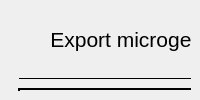
                     <widget class="QWidget" name="generator_page">
                      <layout class="QGridLayout" name="gridLayout_364">
                       <property name="leftMargin">
                        <number>9</number>
                       </property>
                       <property name="topMargin">
                        <number>9</number>
                       </property>
                       <property name="rightMargin">
                        <number>9</number>
                       </property>
                       <property name="bottomMargin">
                        <number>9</number>
                       </property>
                       <item row="0" column="0">
                        <widget class="Generator" name="generator" native="true">
                         <widget class="QWidget" name="gridLayoutWidget">
                          <property name="geometry">
                           <rect>
                            <x>0</x>
                            <y>70</y>
                            <width>421</width>
                            <height>461</height>
                           </rect>
                          </property>
                          <layout class="QGridLayout" name="gridLayout_5">
                           <property name="leftMargin">
                            <number>9</number>
                           </property>
                           <property name="topMargin">
                            <number>9</number>
                           </property>
                           <property name="rightMargin">
                            <number>9</number>
                           </property>
                           <property name="bottomMargin">
                            <number>9</number>
                           </property>
                           <item row="0" column="0">
                            <widget class="QFrame" name="frame_img">
                             <property name="frameShape">
                              <enum>QFrame::WinPanel</enum>
                             </property>
                             <property name="lineWidth">
                              <number>2</number>
                             </property>
                             <layout class="QGridLayout" name="gridLayout_6"/>
                            </widget>
                           </item>
                           <item row="1" column="0">
                            <widget class="QPushButton" name="btn_import">
                             <property name="styleSheet">
                              <string notr="true"/>
                             </property>
                             <property name="text">
                              <string>Import a JPG ...</string>
                             </property>
                            </widget>
                           </item>
                          </layout>
                         </widget>
                         <widget class="QWidget" name="gridLayoutWidget_2">
                          <property name="geometry">
                           <rect>
                            <x>0</x>
                            <y>530</y>
                            <width>831</width>
                            <height>71</height>
                           </rect>
                          </property>
                          <layout class="QGridLayout" name="gridLayout_7">
                           <property name="leftMargin">
                            <number>9</number>
                           </property>
                           <property name="topMargin">
                            <number>9</number>
                           </property>
                           <property name="rightMargin">
                            <number>9</number>
                           </property>
                           <property name="bottomMargin">
                            <number>9</number>
                           </property>
                           <item row="0" column="1">
                            <widget class="QPushButton" name="btn_mapping">
                             <property name="enabled">
                              <bool>true</bool>
                             </property>
                             <property name="minimumSize">
                              <size>
                               <width>0</width>
                               <height>45</height>
                              </size>
                             </property>
                             <property name="styleSheet">
                              <string notr="true"/>
                             </property>
                             <property name="text">
                              <string>Change mapping</string>
                             </property>
                            </widget>
                           </item>
                           <item row="0" column="0">
                            <widget class="QPushButton" name="btn_export">
                             <property name="minimumSize">
                              <size>
                               <width>0</width>
                               <height>45</height>
                              </size>
                             </property>
                             <property name="text">
                              <string>Export JPG with mapping</string>
                             </property>
                            </widget>
                           </item>
                          </layout>
                         </widget>
                         <widget class="QWidget" name="verticalLayoutWidget_2">
                          <property name="geometry">
                           <rect>
                            <x>10</x>
                            <y>0</y>
                            <width>401</width>
                            <height>71</height>
                           </rect>
                          </property>
                          <layout class="QVBoxLayout" name="verticalLayout_21">
                           <item>
                            <widget class="QLabel" name="label_8">
                             <property name="text">
                              <string>&lt;html&gt;&lt;head/&gt;&lt;body&gt;&lt;p align=&quot;center&quot;&gt;&lt;span style=&quot; font-size:16pt;&quot;&gt;Export microgesture representations&lt;/span&gt;&lt;/p&gt;&lt;/body&gt;&lt;/html&gt;</string>
                             </property>
                            </widget>
                           </item>
                           <item>
                            <widget class="Line" name="line_5">
                             <property name="frameShadow">
                              <enum>QFrame::Plain</enum>
                             </property>
                             <property name="orientation">
                              <enum>Qt::Horizontal</enum>
                             </property>
                            </widget>
                           </item>
                          </layout>
                         </widget>
                         <widget class="QFrame" name="frame_2">
                          <property name="enabled">
                           <bool>false</bool>
                          </property>
                          <property name="geometry">
                           <rect>
                            <x>420</x>
                            <y>10</y>
                            <width>411</width>
                            <height>521</height>
                           </rect>
                          </property>
                          <property name="frameShape">
                           <enum>QFrame::StyledPanel</enum>
                          </property>
                          <property name="frameShadow">
                           <enum>QFrame::Raised</enum>
                          </property>
                          <layout class="QGridLayout" name="gridLayout">
                           <item row="0" column="0">
                            <layout class="QGridLayout" name="gridLayout_4" rowstretch="0,0,0,0,0,0,0,0,0,0,0,0" columnstretch="0,0,0,0" columnminimumwidth="0,0,0,0">
                             <property name="leftMargin">
                              <number>9</number>
                             </property>
                             <property name="topMargin">
                              <number>9</number>
                             </property>
                             <property name="rightMargin">
                              <number>9</number>
                             </property>
                             <property name="bottomMargin">
                              <number>9</number>
                             </property>
                             <property name="horizontalSpacing">
                              <number>9</number>
                             </property>
                             <item row="8" column="1">
                              <widget class="QPushButton" name="btn_clear">
                               <property name="styleSheet">
                                <string notr="true"/>
                               </property>
                               <property name="text">
                                <string>Clear</string>
                               </property>
                              </widget>
                             </item>
                             <item row="1" column="0">
                              <widget class="QComboBox" name="comboBox_finger">
                               <item>
                                <property name="text">
                                 <string>Index</string>
                                </property>
                               </item>
                               <item>
                                <property name="text">
                                 <string>Middle</string>
                                </property>
                               </item>
                               <item>
                                <property name="text">
                                 <string>Ring</string>
                                </property>
                               </item>
                               <item>
                                <property name="text">
                                 <string>Pinky</string>
                                </property>
                               </item>
                              </widget>
                             </item>
                             <item row="4" column="0" colspan="3">
                              <widget class="QLabel" name="label_str_config">
                               <property name="text">
                                <string/>
                               </property>
                              </widget>
                             </item>
                             <item row="2" column="0">
                              <widget class="QComboBox" name="comboBox_microgesture">
                               <property name="styleSheet">
                                <string notr="true"/>
                               </property>
                               <item>
                                <property name="text">
                                 <string>Tap</string>
                                </property>
                               </item>
                               <item>
                                <property name="text">
                                 <string>Hold</string>
                                </property>
                               </item>
                               <item>
                                <property name="text">
                                 <string>Swipe</string>
                                </property>
                               </item>
                               <item>
                                <property name="text">
                                 <string>Flex</string>
                                </property>
                               </item>
                              </widget>
                             </item>
                             <item row="2" column="1">
                              <widget class="QComboBox" name="comboBox_charac">
                               <property name="styleSheet">
                                <string notr="true"/>
                               </property>
                               <item>
                                <property name="text">
                                 <string>Tip</string>
                                </property>
                               </item>
                               <item>
                                <property name="text">
                                 <string>Middle</string>
                                </property>
                               </item>
                               <item>
                                <property name="text">
                                 <string>Base</string>
                                </property>
                               </item>
                               <item>
                                <property name="text">
                                 <string>Up</string>
                                </property>
                               </item>
                               <item>
                                <property name="text">
                                 <string>Down</string>
                                </property>
                               </item>
                              </widget>
                             </item>
                             <item row="10" column="0" colspan="2">
                              <widget class="QLabel" name="label_config_2">
                               <property name="enabled">
                                <bool>false</bool>
                               </property>
                               <property name="text">
                                <string>Specific configuration file :</string>
                               </property>
                              </widget>
                             </item>
                             <item row="9" column="1">
                              <widget class="QLabel" name="label_10">
                               <property name="text">
                                <string/>
                               </property>
                              </widget>
                             </item>
                             <item row="11" column="3">
                              <widget class="QPushButton" name="btn_select">
                               <property name="styleSheet">
                                <string notr="true"/>
                               </property>
                               <property name="text">
                                <string>Select file</string>
                               </property>
                              </widget>
                             </item>
                             <item row="4" column="3">
                              <widget class="QPushButton" name="btn_apply">
                               <property name="styleSheet">
                                <string notr="true"/>
                               </property>
                               <property name="text">
                                <string>Apply</string>
                               </property>
                              </widget>
                             </item>
                             <item row="1" column="3" rowspan="2">
                              <widget class="QPushButton" name="btn_add">
                               <property name="minimumSize">
                                <size>
                                 <width>0</width>
                                 <height>50</height>
                                </size>
                               </property>
                               <property name="styleSheet">
                                <string notr="true"/>
                               </property>
                               <property name="text">
                                <string>Add</string>
                               </property>
                              </widget>
                             </item>
                             <item row="6" column="0" colspan="4">
                              <widget class="QListWidget" name="list_config">
                               <property name="enabled">
                                <bool>false</bool>
                               </property>
                               <property name="styleSheet">
                                <string notr="true">background-color: rgb(33, 37, 43);</string>
                               </property>
                              </widget>
                             </item>
                             <item row="0" column="0" colspan="4">
                              <widget class="QLabel" name="label">
                               <property name="sizePolicy">
                                <sizepolicy hsizetype="Preferred" vsizetype="Fixed">
                                 <horstretch>0</horstretch>
                                 <verstretch>0</verstretch>
                                </sizepolicy>
                               </property>
                               <property name="text">
                                <string>Choose a microgesture to add to the mapping :</string>
                               </property>
                              </widget>
                             </item>
                             <item row="3" column="0" colspan="4">
                              <widget class="QLabel" name="label_3">
                               <property name="text">
                                <string>Current microgesture mapping :</string>
                               </property>
                              </widget>
                             </item>
                             <item row="8" column="3">
                              <widget class="QPushButton" name="btn_save_as">
                               <property name="styleSheet">
                                <string notr="true"/>
                               </property>
                               <property name="text">
                                <string>Save as</string>
                               </property>
                              </widget>
                             </item>
                             <item row="5" column="0" colspan="3">
                              <widget class="QLabel" name="label_2">
                               <property name="sizePolicy">
                                <sizepolicy hsizetype="Preferred" vsizetype="Fixed">
                                 <horstretch>0</horstretch>
                                 <verstretch>0</verstretch>
                                </sizepolicy>
                               </property>
                               <property name="text">
                                <string>List of microgesture mappings to consider :</string>
                               </property>
                              </widget>
                             </item>
                             <item row="5" column="3">
                              <widget class="QPushButton" name="btn_remove">
                               <property name="styleSheet">
                                <string notr="true"/>
                               </property>
                               <property name="text">
                                <string>Remove</string>
                               </property>
                              </widget>
                             </item>
                             <item row="8" column="0">
                              <widget class="QPushButton" name="btn_reset">
                               <property name="styleSheet">
                                <string notr="true"/>
                               </property>
                               <property name="text">
                                <string>Reset</string>
                               </property>
                              </widget>
                             </item>
                             <item row="11" column="0" colspan="3">
                              <widget class="QLineEdit" name="entry_config">
                               <property name="enabled">
                                <bool>false</bool>
                               </property>
                               <property name="styleSheet">
                                <string notr="true">background-color: rgb(33, 37, 43);</string>
                               </property>
                               <property name="readOnly">
                                <bool>true</bool>
                               </property>
                               <property name="placeholderText">
                                <string/>
                               </property>
                              </widget>
                             </item>
                            </layout>
                           </item>
                          </layout>
                         </widget>
                        </widget>
                       </item>
                      </layout>
                     </widget>
